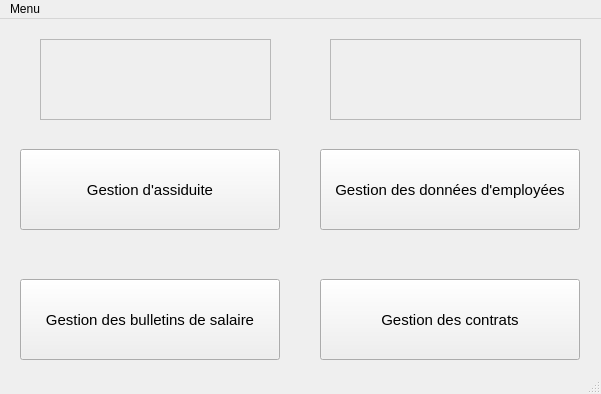
<?xml version="1.0" encoding="UTF-8"?>
<ui version="4.0">
 <class>Interface_menu_RH</class>
 <widget class="QMainWindow" name="Interface_menu_RH">
  <property name="geometry">
   <rect>
    <x>0</x>
    <y>0</y>
    <width>601</width>
    <height>394</height>
   </rect>
  </property>
  <property name="windowTitle">
   <string>Ressources Humaines</string>
  </property>
  <property name="windowIcon">
   <iconset resource="rssources.qrc">
    <normaloff>:/images/logo_erp.png</normaloff>:/images/logo_erp.png</iconset>
  </property>
  <widget class="QWidget" name="centralwidget">
   <widget class="QPushButton" name="pushButton_employe">
    <property name="enabled">
     <bool>true</bool>
    </property>
    <property name="geometry">
     <rect>
      <x>320</x>
      <y>130</y>
      <width>260</width>
      <height>81</height>
     </rect>
    </property>
    <property name="font">
     <font>
      <family>Arial</family>
      <pointsize>11</pointsize>
     </font>
    </property>
    <property name="text">
     <string>Gestion des données d'employées</string>
    </property>
   </widget>
   <widget class="QPushButton" name="pushButton_contrat">
    <property name="geometry">
     <rect>
      <x>320</x>
      <y>260</y>
      <width>260</width>
      <height>81</height>
     </rect>
    </property>
    <property name="font">
     <font>
      <family>Arial</family>
      <pointsize>11</pointsize>
     </font>
    </property>
    <property name="text">
     <string>Gestion des contrats</string>
    </property>
   </widget>
   <widget class="QPushButton" name="pushButton_assiduite">
    <property name="geometry">
     <rect>
      <x>20</x>
      <y>130</y>
      <width>260</width>
      <height>81</height>
     </rect>
    </property>
    <property name="font">
     <font>
      <family>Arial</family>
      <pointsize>11</pointsize>
     </font>
    </property>
    <property name="text">
     <string>Gestion d'assiduite</string>
    </property>
   </widget>
   <widget class="QPushButton" name="pushButton_paie">
    <property name="geometry">
     <rect>
      <x>20</x>
      <y>260</y>
      <width>260</width>
      <height>81</height>
     </rect>
    </property>
    <property name="font">
     <font>
      <family>Arial</family>
      <pointsize>11</pointsize>
     </font>
    </property>
    <property name="text">
     <string>Gestion des bulletins de salaire</string>
    </property>
   </widget>
   <widget class="QFrame" name="logo_edf">
    <property name="geometry">
     <rect>
      <x>40</x>
      <y>20</y>
      <width>231</width>
      <height>81</height>
     </rect>
    </property>
    <property name="styleSheet">
     <string notr="true">image: url(:/new/prefix1/EdfErp.png);
image: url(:/images/logo_groupe.png);</string>
    </property>
    <property name="frameShape">
     <enum>QFrame::StyledPanel</enum>
    </property>
    <property name="frameShadow">
     <enum>QFrame::Raised</enum>
    </property>
   </widget>
   <widget class="QFrame" name="logo_groupe">
    <property name="geometry">
     <rect>
      <x>330</x>
      <y>20</y>
      <width>251</width>
      <height>81</height>
     </rect>
    </property>
    <property name="styleSheet">
     <string notr="true">image: url(:/new/prefix1/logo_groupe.png);
image: url(:/images/logo_edf_erp.png);</string>
    </property>
    <property name="frameShape">
     <enum>QFrame::StyledPanel</enum>
    </property>
    <property name="frameShadow">
     <enum>QFrame::Raised</enum>
    </property>
   </widget>
  </widget>
  <widget class="QMenuBar" name="menubar">
   <property name="geometry">
    <rect>
     <x>0</x>
     <y>0</y>
     <width>601</width>
     <height>21</height>
    </rect>
   </property>
   <widget class="QMenu" name="menuQuitter">
    <property name="title">
     <string>Menu</string>
    </property>
    <addaction name="actionEnvoyer_un_message"/>
    <addaction name="actionEnvoyer_un_email"/>
    <addaction name="actionQuitter"/>
   </widget>
   <addaction name="menuQuitter"/>
  </widget>
  <widget class="QStatusBar" name="statusbar"/>
  <action name="actionQuitter">
   <property name="text">
    <string>Quitter</string>
   </property>
  </action>
  <action name="actionEnvoyer_un_email">
   <property name="icon">
    <iconset resource="rssources.qrc">
     <normaloff>:/images/email.png</normaloff>:/images/email.png</iconset>
   </property>
   <property name="text">
    <string>Envoyer un email</string>
   </property>
  </action>
  <action name="actionEnvoyer_un_message">
   <property name="icon">
    <iconset resource="rssources.qrc">
     <normaloff>:/images/inbox.png</normaloff>:/images/inbox.png</iconset>
   </property>
   <property name="text">
    <string>Envoyer un message</string>
   </property>
  </action>
 </widget>
 <resources>
  <include location="rssources.qrc"/>
 </resources>
 <connections/>
</ui>
